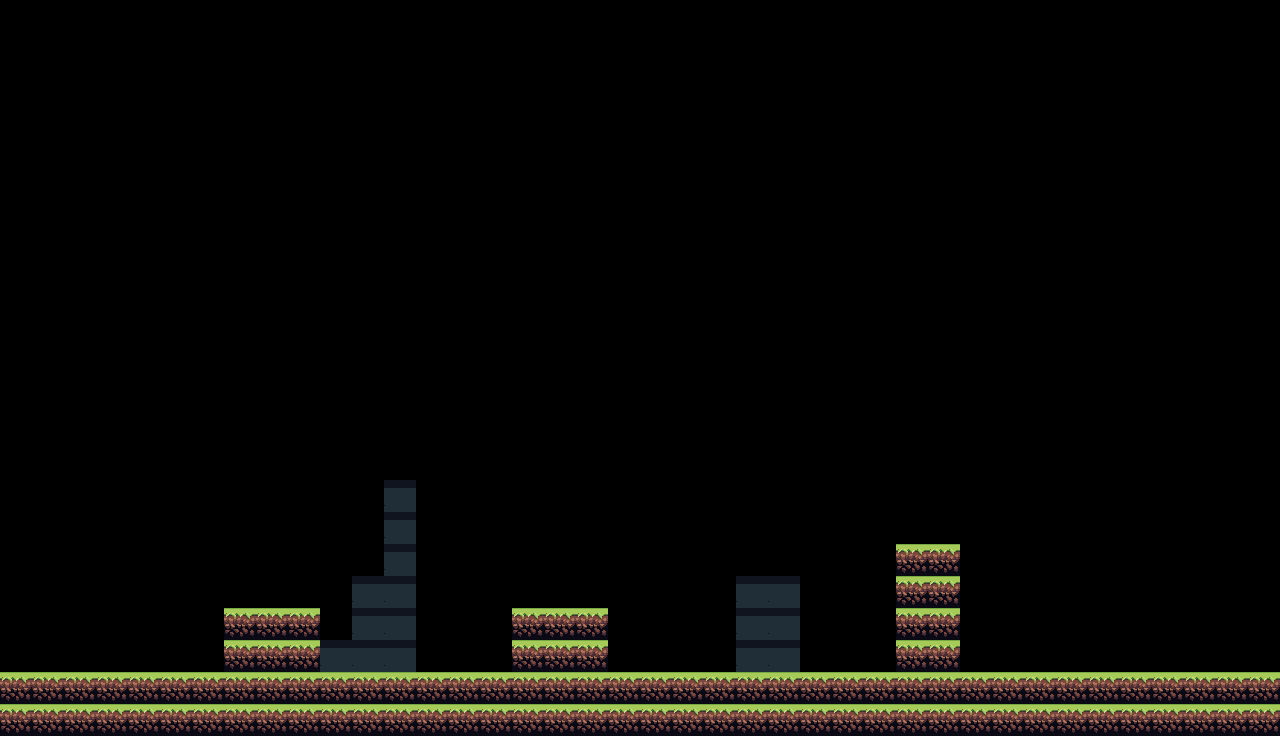

Below is a game level as drawn by its tile map, then a one-line description and the .tmx that defines it (tile-layer data replaced by summaries):
An orthogonal 40x23 tile map with 32x32 px tiles, 4 tile layers (below_dark, above_dark, below_light, above_light) and 1 object.

<map version="1.5" tiledversion="1.7.2" orientation="orthogonal" renderorder="right-down" compressionlevel="0" width="40" height="23" tilewidth="32" tileheight="32" infinite="0" nextlayerid="7" nextobjectid="2">
 <tileset firstgid="1" name="duality_tilemap" tilewidth="32" tileheight="32" tilecount="220" columns="20">
  <image source="../../sprites/duality_tilemap.png" width="640" height="360" />
 </tileset>
 <layer id="2" name="below_dark" width="40" height="23">
  <data>[920 cells, 0 non-empty, 0 distinct tile ids]</data>
 </layer>
 <layer id="5" name="above_dark" width="40" height="23">
  <data>[920 cells, 97 non-empty, 1 distinct tile ids]</data>
 </layer>
 <layer id="3" name="below_light" width="40" height="23">
  <data>[920 cells, 0 non-empty, 0 distinct tile ids]</data>
 </layer>
 <layer id="4" name="above_light" width="40" height="23">
  <data>[920 cells, 100 non-empty, 1 distinct tile ids]</data>
 </layer>
 <objectgroup id="6" name="spawn">
  <object id="1" x="40" y="606" />
 </objectgroup>
</map>